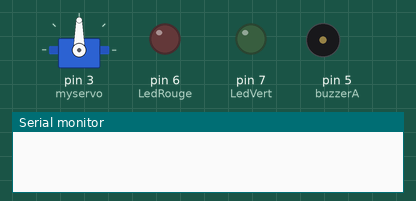
Simulated run of this sketch. Board: Arduino Uno, built with avr-gcc and run on an emulated ATmega328P. Parts: servo, output pins drawn as LEDs (lit = HIGH), buzzer (waves = sounding, pin HIGH), the last lines printed to the serial monitor. Pins used as bus, display or sensor lines are not drawn.

Above: at 0.1 s.
At 3.1 s:
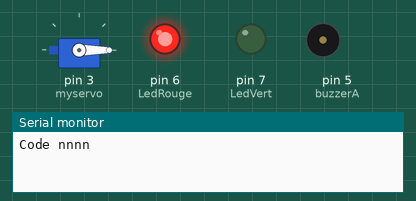
Timing chart, 0 to 4.6 s (numbered marks = the images above):
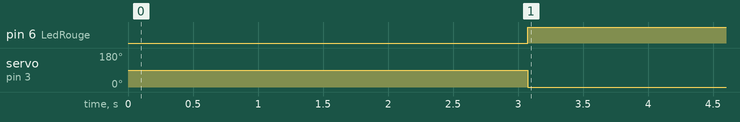

The sketch:

RF_id_buzzer_servoMouteur.ino
```cpp
#include <SPI.h>
#include <Servo.h>
#include <RFID.h>
#include <Stepper.h>

#define buzzerA 5
#define LedVert 7
#define LedRouge 6
Servo myservo;
const int stepsPerRevolution = 200;
Stepper myStepper = Stepper(stepsPerRevolution, 8, 2, 3, 4);
RFID monModuleRFID(10, 9);

int UID[5] = {};
int MASTERKEY[5] = {153, 84, 196, 165, 172};
int stepCount = 0;
void setup()
{

  myservo.attach(3);
  Serial.begin(9600);
  SPI.begin();
  myStepper.setSpeed(100);
  monModuleRFID.init();
  pinMode(buzzerA, OUTPUT);
  pinMode(LedVert, OUTPUT);
  pinMode(LedRouge, OUTPUT);

}

void loop()
{


  if (monModuleRFID.isCard())
  {

    if (monModuleRFID.readCardSerial())
    {
      //Serial.print("L'UID est: ");
      for (int i = 0; i <= 4; i++)
      {
        UID[i] = monModuleRFID.serNum[i];
        // Serial.print(UID[i], DEC);
        //Serial.print(".");
      }

    }

    if (UID[0] == MASTERKEY[0]
        && UID[1] == MASTERKEY[1]
        && UID[2] == MASTERKEY[2]
        && UID[3] == MASTERKEY[3]
        && UID[4] == MASTERKEY[4])
    {
      Serial.print("Code ok");
      analogWrite(buzzerA, 200);
      digitalWrite(LedVert, HIGH);
      digitalWrite(LedRouge, LOW);
      //myStepper.step(stepsPerRevolution);
      //delay(500);
      //myStepper.step(-stepsPerRevolution);
      commandeServoGO();
    }
  }
  else
  {
    delay(3000);
    commandeServoBack();
    Serial.print("Code nnnn");
    analogWrite(buzzerA, 0);
    digitalWrite(LedVert, LOW);
    digitalWrite(LedRouge, HIGH);
  }
  monModuleRFID.halt();
  memset(UID, 0, sizeof(UID));

}
void commandeServoGO()
{
  myservo.write(180);
}
void commandeServoBack()
{
    myservo.write(0);
}
```

Measured:
- by itself, pin 6 (LedRouge): LOW → HIGH at 3.1 s
- by itself, servo on pin 3 (myservo): 90° → 0° at 3.1 s
